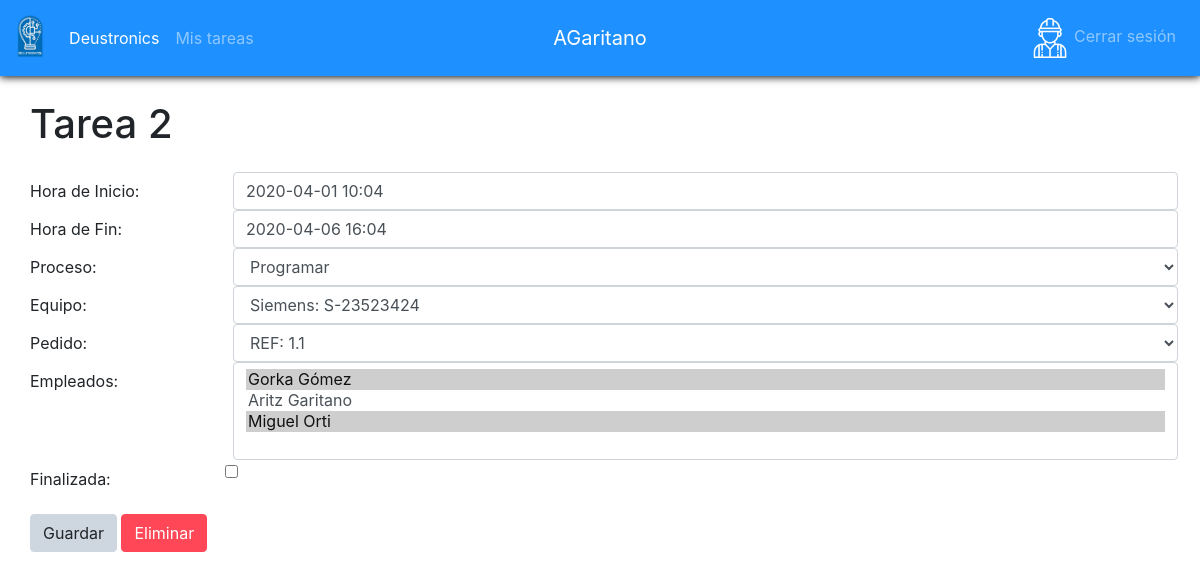
Before: /tarea/2/ (signed in) with the older database file.
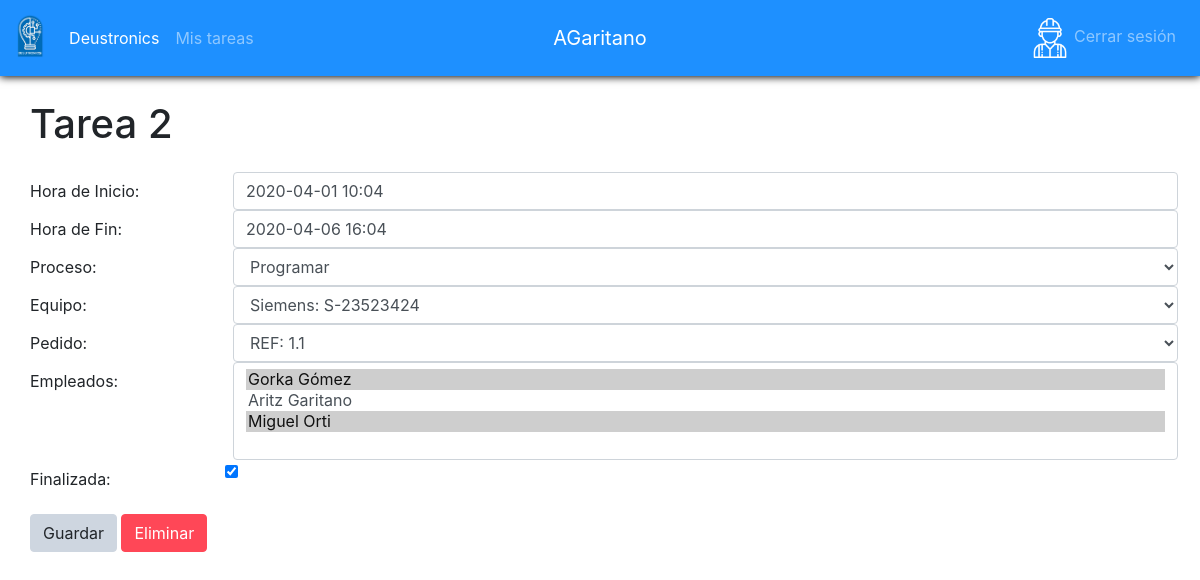
After: the same page with the newer database file.
### app/models.py (models this page shows, shortened)
class Tarea(models.Model):
    finalizada = models.BooleanField(default=False)
    hora_inicio = models.DateTimeField()
    hora_fin = models.DateTimeField()
    equipo = models.ForeignKey(Equipo, on_delete=models.SET_NULL, null=True)
    proceso = models.ForeignKey(Proceso, on_delete=models.SET_NULL, null=True)
    pedido = models.ForeignKey(Pedido, on_delete=models.SET_NULL, null=True)
    empleados_asignados = models.ManyToManyField(Empleado)

class Proceso(models.Model):
    nombre = models.CharField(max_length=100)

class Equipo(models.Model):
    marca = models.CharField(max_length=100)
    modelo = models.CharField(max_length=100)
    tipo = models.ForeignKey(TipoEquipo, on_delete=models.SET_NULL, null=True)
    fecha_adquisicion = models.DateField()
    fecha_instalacion = models.DateField()
    fecha_ultimo_mantenimiento = models.DateField()
    def __str__(self):
       return str(f"{self.marca}: {self.modelo}")

class Pedido(models.Model):
    planificado = models.BooleanField()
    producido = models.BooleanField()
    cantidad = models.IntegerField()
    catalogo = models.ForeignKey(
        Catalogo, on_delete=models.SET_NULL, null=True)
    cliente = models.ForeignKey(Cliente, on_delete=models.SET_NULL, null=True)
    importe=models.FloatField()
    def __str__(self):
       return str(f"REF: {self.cliente.id}.{self.id}")

class Cliente(models.Model):
    nombre = models.CharField(max_length=100)
    usuario = models.ForeignKey(User, on_delete=models.CASCADE,unique=True)

class Empleado(models.Model):
    dni = models.CharField(max_length=9)
    nombre = models.CharField(max_length=100)
    apellido1 = models.CharField(max_length=100)
    apellido2 = models.CharField(max_length=100)
    telefono = models.CharField(max_length=15)
    usuario = models.ForeignKey(User, on_delete=models.CASCADE,unique=True)
    def __str__(self):
       return str(f"{self.nombre} {self.apellido1}")

### app/views.py (the view, shortened to what this page needs)
# urls.py: path('tarea/<int:pk>/', login_required(views.TareaDetailView.as_view()), name='tarea_detalle'),
class TareaDetailView(DetailView):
    model = Tarea
    template_name = 'tarea_detalle.html'
    def get_context_data(self, **kwargs):
        context = super(TareaDetailView, self).get_context_data(**kwargs)
        context['procesos'] = Proceso.objects.all()
        context["equipos"]=Equipo.objects.all()
        context["pedidos"]=Pedido.objects.all()
        context["empleados"]=Empleado.objects.all()
        return context

### app/templatetags/sesion_tags.py (called while the page is built)
@register.filter(name='has_group')
def has_group(user, group_name):
    return user.groups.filter(name=group_name).exists()

### app/templates/tarea_detalle.html (shortened to what this page needs)
{%extends 'base.html'%} {% block content%}
<div class="mt-2">
  <h1>
    Tarea {{tarea.id}}
  </h1>
  <form action="{%url 'tarea_detalle' tarea.id %}" method="POST" class="formDetalle">
    <div class="form-group row mt-4">
      <label for="HoraInicioTarea" class="col-sm-2 col-form-label ">Hora de Inicio: </label>
      <div class="col-sm-10">
        <input type="datetime" class="form-control ml-2" id="HoraInicioTarea" name="HoraInicioTarea"
          value="{{tarea.hora_inicio|date:'Y-m-d H:m'}}" pattern="[0-9]{4}-[0-9]{2}-[0-9]{2} [0-9]{2}:[0-9]{2}">
      </div>
      <label for="HoraFinTarea" class="col-sm-2 col-form-label">Hora de Fin: </label>
      <div class="col-sm-10">
        <input type="datetime" class="form-control ml-2" id="HoraFinTarea" name="HoraFinTarea"
          value="{{tarea.hora_fin|date:'Y-m-d H:m'}}" pattern="[0-9]{4}-[0-9]{2}-[0-9]{2} [0-9]{2}:[0-9]{2}" />
      </div>
      <label for="tareaIDProceso" class="col-sm-2 col-form-label">Proceso: </label>
      <div class="col-sm-10">
        <select name="tareaIDProceso" id="" class="form-control ml-2">
          {%for proc in procesos%}
          <option value="{{proc.id}}" {% if tarea.proceso.id == proc.id %} selected {%endif%}> {{proc.nombre}}
          </option>
          {%endfor%}
        </select>
      </div>
      <label for="tareaIDEquipo" class="col-sm-2 col-form-label">Equipo: </label>
      <div class="col-sm-10">
        <select name="tareaIDEquipo" id="" class="form-control ml-2">
          {%for eq in equipos%}
          <option value="{{eq.id}}" {% if tarea.equipo.id == eq.id %} selected {%endif%}> {{eq}}
          </option>
          {%endfor%}
        </select>
      </div>
      <label for="tareaIDPedido" class="col-sm-2 col-form-label">Pedido: </label>
      <div class="col-sm-10">
        <select name="tareaIDPedido" id="" class="form-control ml-2">
          {%for ped in pedidos%}
          <option value="{{ped.id}}" {% if tarea.pedido.id == ped.id %} selected {%endif%}> {{ped}}
          </option>
          {%endfor%}
        </select>
      </div>
      <label for="tareaIDProceso" class="col-sm-2 col-form-label">Empleados: </label>
      <div class="col-sm-10">
        <select name="empleadosAsignados" id="" class="form-control ml-2" multiple>
          {%for empl in empleados%}
          <option value="{{empl.id}}" {% if empl in tarea.empleados_asignados.all %} selected {%endif%}> {{empl}}
          </option>
          {%endfor%}
        </select>
      </div>
      <label for="tareaFinalizada" class="col-sm-2 col-form-label">Finalizada: </label>
      <div class="col-sm-10">
        <input type="checkbox" name="tareaFinalizada" id="" {% if tarea.finalizada %} checked{% endif %} />
      </div>
    </div>
    <input type="submit" class="btn btn-secondary" value="Guardar">
  </form>
  <form action="{%url 'tarea_delete'%}" method="POST" class="formDetalle">
    <input type="submit" class="btn btn-danger" value="Eliminar">
  </form>
</div>
{%endblock%}

Changed rows visible on the page:
changed Tarea "Programar": finalizada "☐" → "☑"
